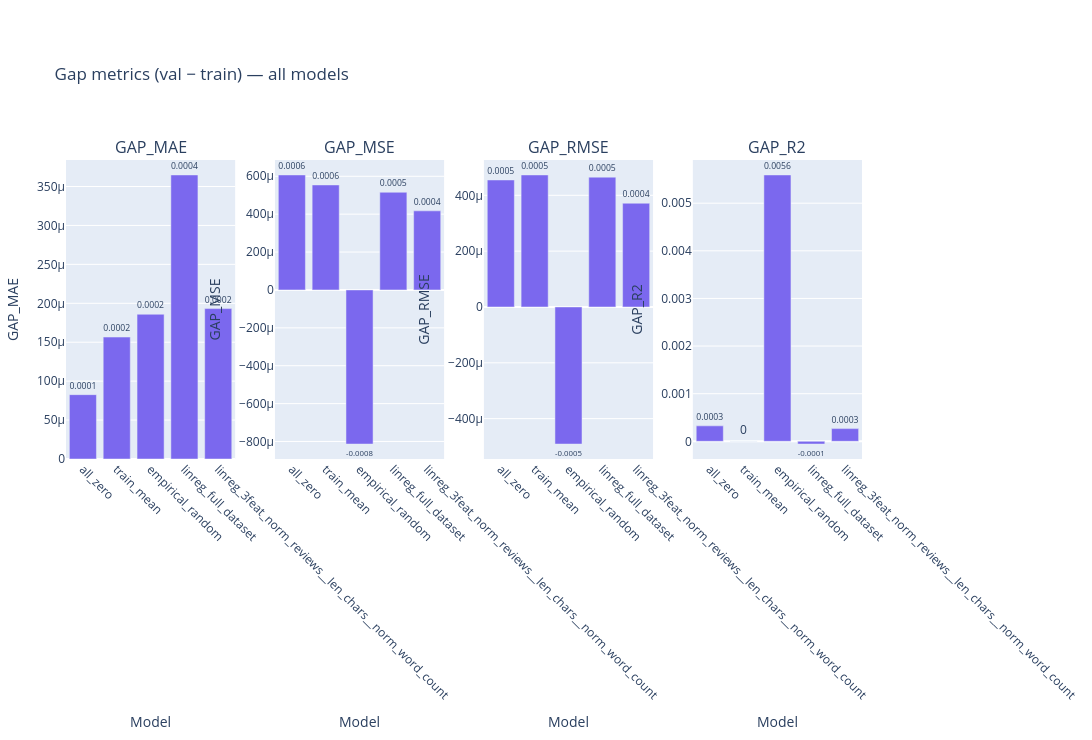

This figure's notebook cell:
### Code cell
# gap_* columns are validation − training (same metric), from metrics_compare_all.
# For errors (MAE/MSE/RMSE), higher is worse: positive gap ⇒ worse on validation.
# For R², higher is better: positive gap ⇒ better on validation.

import plotly.graph_objs as go
from plotly.subplots import make_subplots

gap_metrics = ['gap_mae', 'gap_mse', 'gap_rmse', 'gap_r2']

fig = make_subplots(
    rows=1, cols=len(gap_metrics),
    subplot_titles=[m.upper() for m in gap_metrics]
)

for i, metric in enumerate(gap_metrics):
    fig.add_trace(
        go.Bar(
            x=metrics_compare_all['model'],
            y=metrics_compare_all[metric],
            marker_color='mediumslateblue',
            text=metrics_compare_all[metric].round(4),
            textposition='outside',  # Move text above bars to prevent overlap
            name=metric.upper(),
        ),
        row=1, col=i+1
    )
    fig.update_xaxes(title_text="Model", tickangle=45, row=1, col=i+1)
    fig.update_yaxes(title_text=metric.upper(), row=1, col=i+1)

fig.update_layout(
    showlegend=False,
    width=4 * len(gap_metrics) * 120,  # Make each subplot a bit wider to help spacing
    height=740,  # Slightly higher for safety
    title_text="Gap metrics (val − train) — all models",
    margin=dict(t=160, l=20, r=20, b=60)  # More top margin to avoid overlap
)

fig.show()

print(
    """Interpretation (gap = val − train):
    MAE/MSE/RMSE: positive ⇒ higher error on val (often overfitting).
    R²: positive ⇒ higher R² on val.
    """
)

### Figure 1 — Plotly figure (JSON) as saved in the notebook; plotly's stock layout.template omitted (floating-point values rounded to 4 significant figures)
{"data": [{"marker": {"color": "mediumslateblue"}, "name": "GAP_MAE", "text": [0.0001, 0.0002, 0.0002, 0.0004, 0.0002], "textposition": "outside", "type": "bar", "x": ["all_zero", "train_mean", "empirical_random", "linreg_full_dataset", "linreg_3feat_norm_reviews__len_chars__norm_word_count"], "xaxis": "x", "y": [8.266e-05, 0.0001566, 0.0001859, 0.0003649, 0.0001932], "yaxis": "y"}, {"marker": {"color": "mediumslateblue"}, "name": "GAP_MSE", "text": [0.0006, 0.0006, -0.0008, 0.0005, 0.0004], "textposition": "outside", "type": "bar", "x": ["all_zero", "train_mean", "empirical_random", "linreg_full_dataset", "linreg_3feat_norm_reviews__len_chars__norm_word_count"], "xaxis": "x2", "y": [0.0006071, 0.0005544, -0.0008136, 0.0005157, 0.0004175], "yaxis": "y2"}, {"marker": {"color": "mediumslateblue"}, "name": "GAP_RMSE", "text": [0.0005, 0.0005, -0.0005, 0.0005, 0.0004], "textposition": "outside", "type": "bar", "x": ["all_zero", "train_mean", "empirical_random", "linreg_full_dataset", "linreg_3feat_norm_reviews__len_chars__norm_word_count"], "xaxis": "x3", "y": [0.0004549, 0.0004729, -0.000491, 0.0004651, 0.0003716], "yaxis": "y3"}, {"marker": {"color": "mediumslateblue"}, "name": "GAP_R2", "text": [0.0003, -0.0, 0.0056, -0.0001, 0.0003], "textposition": "outside", "type": "bar", "x": ["all_zero", "train_mean", "empirical_random", "linreg_full_dataset", "linreg_3feat_norm_reviews__len_chars__norm_word_count"], "xaxis": "x4", "y": [0.0003245, -1.988e-08, 0.005593, -5.725e-05, 0.000267], "yaxis": "y4"}], "layout": {"annotations": [{"font": {"size": 16}, "showarrow": false, "text": "GAP_MAE", "x": 0.1062, "xanchor": "center", "xref": "paper", "y": 1, "yanchor": "bottom", "yref": "paper"}, {"font": {"size": 16}, "showarrow": false, "text": "GAP_MSE", "x": 0.3688, "xanchor": "center", "xref": "paper", "y": 1, "yanchor": "bottom", "yref": "paper"}, {"font": {"size": 16}, "showarrow": false, "text": "GAP_RMSE", "x": 0.6313, "xanchor": "center", "xref": "paper", "y": 1, "yanchor": "bottom", "yref": "paper"}, {"font": {"size": 16}, "showarrow": false, "text": "GAP_R2", "x": 0.8938, "xanchor": "center", "xref": "paper", "y": 1, "yanchor": "bottom", "yref": "paper"}], "height": 740, "margin": {"b": 60, "l": 20, "r": 20, "t": 160}, "showlegend": false, "title": {"text": "Gap metrics (val − train) — all models"}, "width": 1920, "xaxis": {"anchor": "y", "domain": [0, 0.2125], "tickangle": 45, "title": {"text": "Model"}}, "xaxis2": {"anchor": "y2", "domain": [0.2625, 0.475], "tickangle": 45, "title": {"text": "Model"}}, "xaxis3": {"anchor": "y3", "domain": [0.525, 0.7375], "tickangle": 45, "title": {"text": "Model"}}, "xaxis4": {"anchor": "y4", "domain": [0.7875, 1], "tickangle": 45, "title": {"text": "Model"}}, "yaxis": {"anchor": "x", "domain": [0, 1], "title": {"text": "GAP_MAE"}}, "yaxis2": {"anchor": "x2", "domain": [0, 1], "title": {"text": "GAP_MSE"}}, "yaxis3": {"anchor": "x3", "domain": [0, 1], "title": {"text": "GAP_RMSE"}}, "yaxis4": {"anchor": "x4", "domain": [0, 1], "title": {"text": "GAP_R2"}}}}
